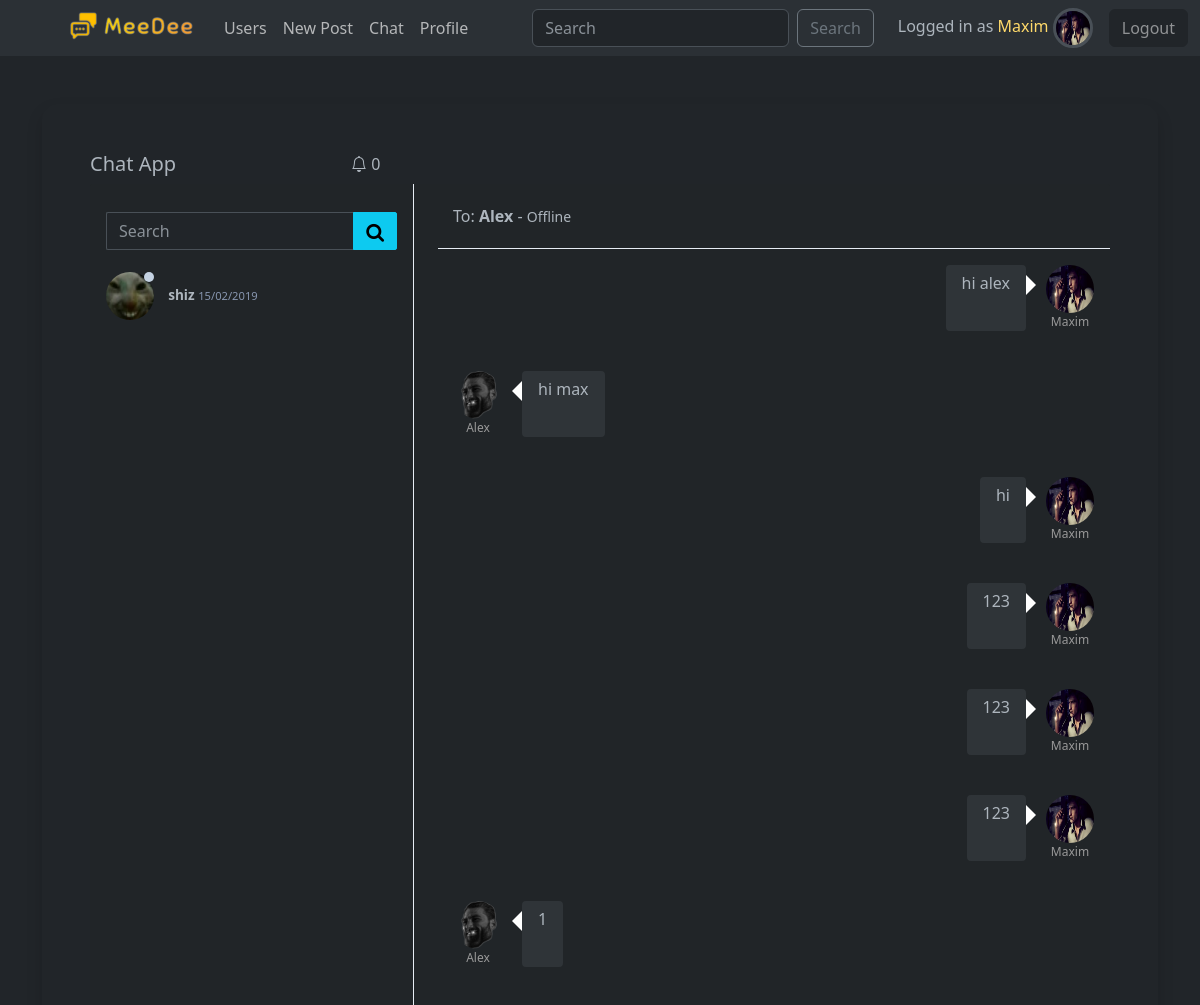
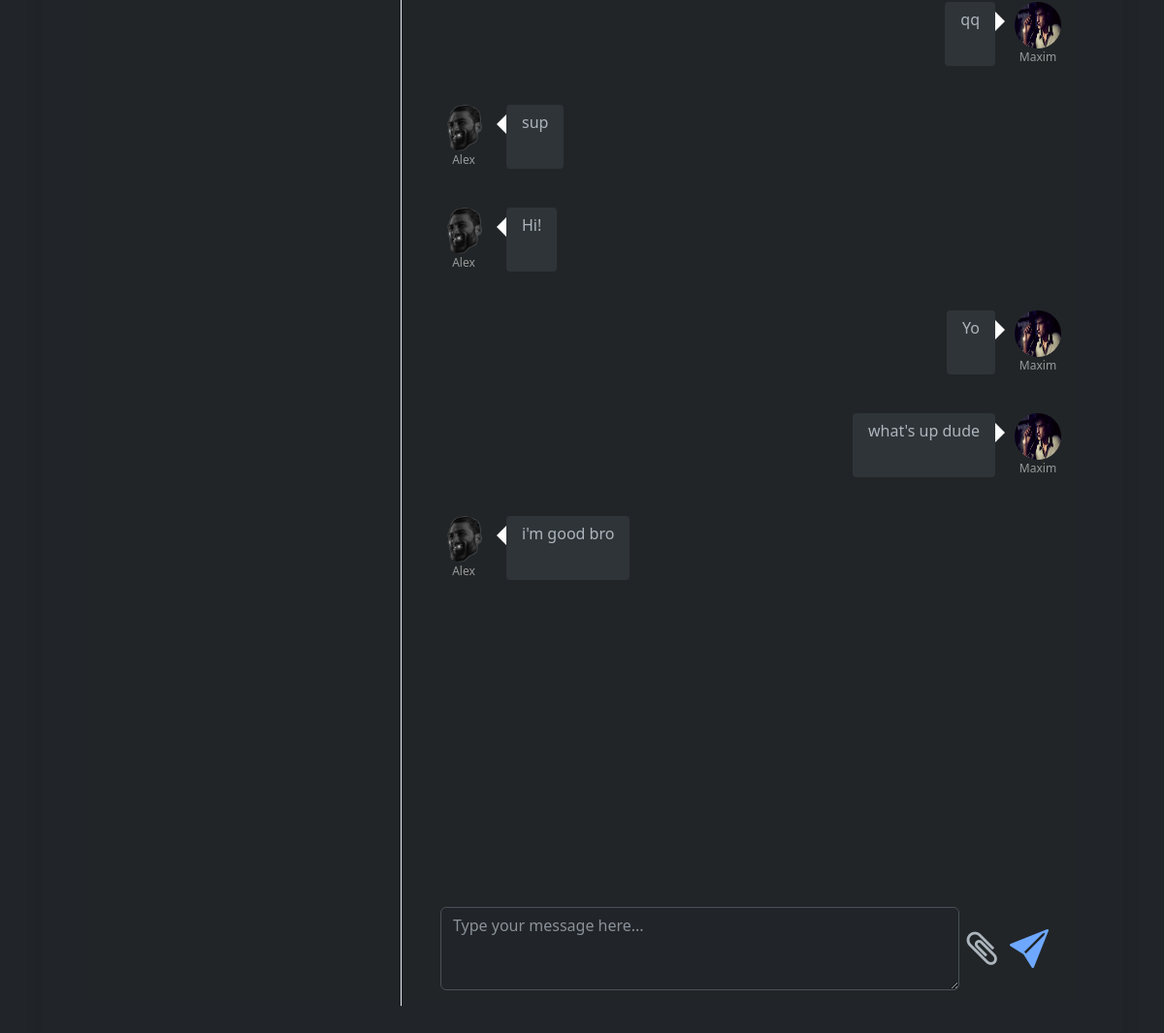
/chat/Alex/ (signed in), run on an earlier commit of the app's database (2 pictures, top to bottom).
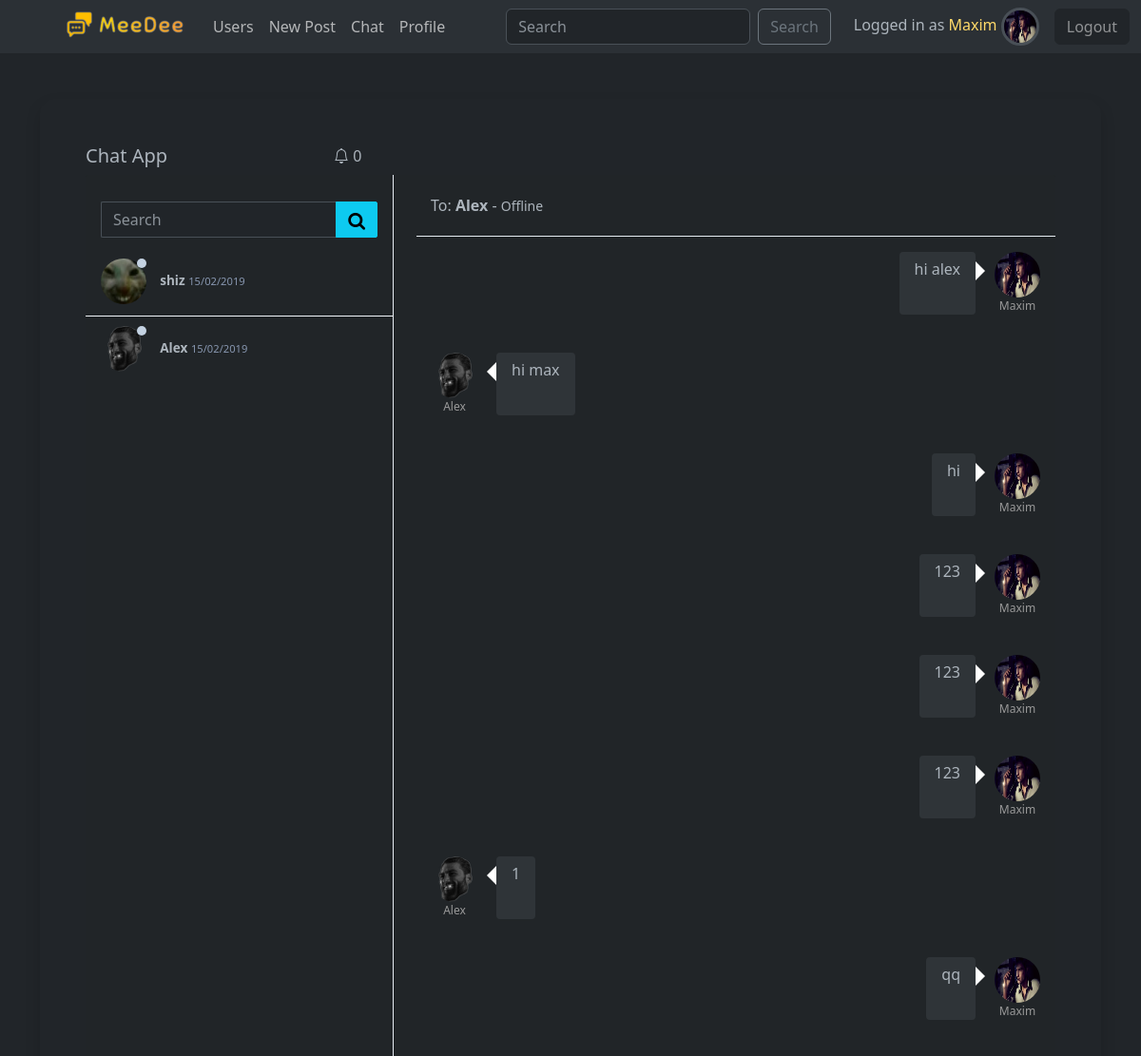
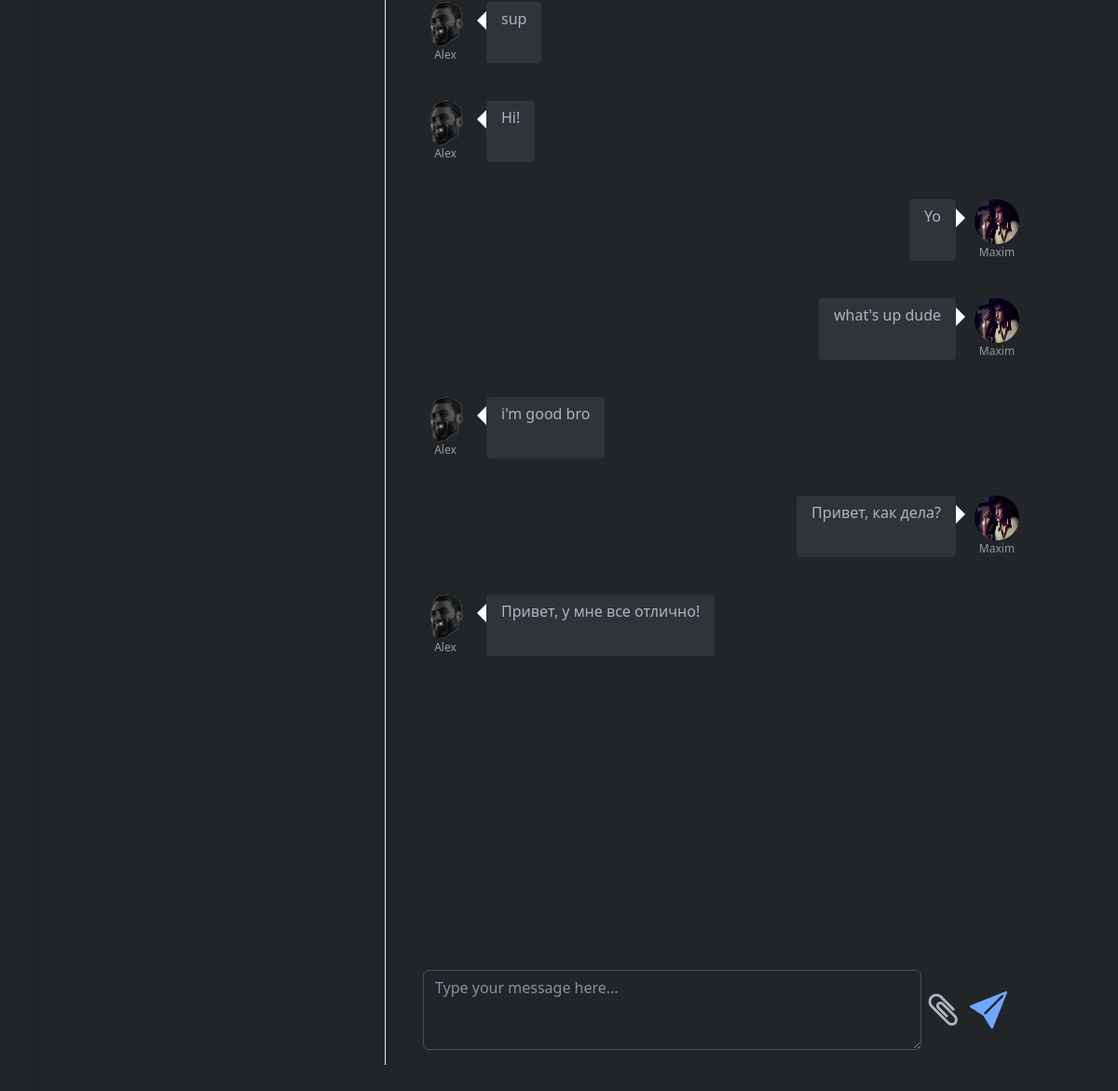
And on a later commit of the database (2 pictures, top to bottom).
### social/models.py (models this page shows, shortened)
class User(AbstractUser):
    friends = models.ManyToManyField("User", blank=True)
    username = models.CharField(max_length=12)
    email = models.EmailField(unique=True)
    bio = models.TextField(max_length=300, blank=True)
    avatar = models.ImageField(upload_to="images", default="no-avatar.png")
    date_of_birth = models.DateField(null=True, blank=True)
    online_status = models.BooleanField(default=False)
    USERNAME_FIELD = "email"
    REQUIRED_FIELDS = ["username"]

### chat/models.py (models this page shows, shortened)
class PrivateMessage(models.Model):
    sender = models.ForeignKey(User, on_delete=models.CASCADE, null=True, blank=True)
    message = models.TextField(null=True, blank=True)
    thread_name = models.CharField(null=True, blank=True, max_length=200)
    timestamp = models.DateTimeField(auto_now_add=True)
    class Meta:
        ordering = ('-timestamp',)

### chat/views.py (the view)
# urls.py: path("<str:username>/", views.room, name="room"),
@login_required
def room(request, username):
    user_obj = User.objects.get(username=username)
    users = request.user.friends.all()
    unread = ChatNotification.objects.filter(Q(user=request.user)&Q(is_seen=False)).count()
    if request.user.id > user_obj.id:
        thread_name = f'chat_{request.user.id}-{user_obj.id}'
    else:
        thread_name = f'chat_{user_obj.id}-{request.user.id}'
    messages = PrivateMessage.objects.filter(thread_name=thread_name)[:25:-1]
    return render(request, "chat/room.html", {"users": users, "user": user_obj, "messages": messages, "unread": unread})

### chat/templates/chat/room.html (shortened to what this page needs)
{% extends "base.html" %}
{% load static %}
{% block links %}
    <link href="https://maxcdn.bootstrapcdn.com/font-awesome/4.3.0/css/font-awesome.min.css" rel="stylesheet">
    <link rel="stylesheet" href="{% static 'chat/css/chat_style.css' %}">
{% endblock %}
{% block body %}
<div class="container mt-5">
    <div class="modal-content  rounded-4 shadow p-5" style='min-height: 100vh;'>
    <div class="page-title">
        <div class="row gutters">
            <div class="col-xl-3 col-lg-3 col-md-3 col-sm-12 col-12">
                <h5 class="title">Chat App</h5>
            </div>
            <div class="col-xl-1 col-lg-1 col-md-1 col-sm-12 col-12">
                <i class="bi bi-bell"></i>
                <span id="count_badge">{{ unread }}</span>
            </div>
            <div class="col-xl-8 col-lg-8 col-md-8 col-sm-12 col-12">
            </div>
        </div>
    </div>
    <div class="content-wrapper">
        <div class="row gutters">
            <div class="col-xl-12 col-lg-12 col-md-12 col-sm-12 col-12">
                <div class="card m-0">
                    <div class="row no-gutters">
                        <div class="col-xl-4 col-lg-4 col-md-4 col-sm-3 col-3">
                            <div class="users-container">
                                <div class="chat-search-box">
                                    <div class="input-group">
                                        <input class="form-control" placeholder="Search">
                                        <div class="input-group-btn">
                                            <button type="button" class="btn btn-info">
                                                <i class="fa fa-search"></i>
                                            </button>
                                        </div>
                                    </div>
                                </div>
                                <ul class="users">
                                    {% for user in users %}
                                    <li class="person" data-chat="person1">
                                        <a href="{% url 'chat:room' username=user.username %}" class="stretched-link text-decoration-none text-body">
                                            <div class="user">
                                                <img src="{{ user.avatar.url }}" alt="">
                                                <span id="{{ user.username }}_status" class="status {% if user.online_status %}online{% else %}offline{% endif %}"></span>
                                            </div>
                                            <p class="name-time">
                                                <span class="name">{{ user.username }}</span>
                                                <span class="time">15/02/2019</span>
                                            </p>
                                        </a>
                                    </li>
                                    {% endfor %}
                                </ul>
                            </div>
                        </div>
                        <div class="col-xl-8 col-lg-8 col-md-8 col-sm-9 col-9">
                            <div class="selected-user">
                                <span>To: <span class="name">{{ user.username }}</span> -
                                {% if user.online_status %}
                                    <span id="{{ user.username }}_small" class="small">Online</span>
                                {% else %}
                                    <span id="{{ user.username }}_small" class="small">Offline</span>
                                {% endif %}
                                </span>
                            </div>
                            <div class="chat-container d-flex flex-column">
                                <ul class="chat-box chatContainerScroll" id="chat-log" style="overflow-y: auto;">
                                    {% for message in messages %}
                                        {% if message.sender == request.user %}
                                            <li class="chat-right">
                                                <div class="chat-text">
                                                    {{ message.message }}
                                                </div>
                                                <div class="chat-avatar">
                                                    <img src="{{ message.sender.avatar.url }}" alt="No image">
                                                    <div class="chat-name">{{ message.sender.username }}</div>
                                                </div>
                                            </li>
                                        {% else %}
                                            <li class="chat-left">
                                                <div class="chat-avatar">
                                                    <img src="{{ message.sender.avatar.url }}" alt="No image">
                                                    <div class="chat-name">{{ message.sender.username }}</div>
                                                </div>
                                                <div class="chat-text">
                                                    {{ message.message }}
                                                </div>
                                            </li>
                                        {% endif %}
                                    {% endfor %}
                                </ul>
                                <div class="mt-auto form-group mb-0 d-flex">
                                    <textarea class="form-control" rows="3" placeholder="Type your message here..." id="chat-message-input"></textarea>
                                    <i class="fa fa-paperclip attachment fs-1 align-self-center ms-2" aria-hidden="true"></i>
                                    <button id="chat-message-submit" class="submit btn btn-link">
                                        <i class="bi bi-send-fill fs-1" aria-hidden="true"></i>
                                    </button>
                                </div>
                            </div>
                        </div>
                    </div>
                </div>
            </div>
        </div>
        </div>
    </div>
    </div>
{% endblock %}

### templates/base.html (shortened to what this page needs)
{% load static %}
<!DOCTYPE html>
<html lang="en">
<head>
    <link rel="stylesheet" href="https://cdn.jsdelivr.net/npm/bootstrap-icons@1.10.3/font/bootstrap-icons.css">
    <link href="https://cdn.jsdelivr.net/npm/bootstrap@5.3.0-alpha1/dist/css/bootstrap.min.css" rel="stylesheet">
    {% block links %}{% endblock %}
</head>
<body class="bg-body text-body " data-bs-theme="dark">
    {% include "includes/navbar.html" %}
    {% block body %}{% endblock %}
</body>
</html>

### templates/includes/navbar.html (shortened to what this page needs)
{% load static %}
<nav class="navbar navbar-expand-lg bg-body-tertiary">
    <div class="container-fluid">
      <div class="collapse navbar-collapse" id="navbarSupportedContent">
        <ul class="navbar-nav me-auto ms-5 mb-2 mb-lg-0">
          <li class="nav-item">
            <a class="navbar-brand" href="{% url 'home' %}">
              <img src="{% static 'images/meedee.png' %}" alt="MeeDee" width="140">
            </a>
          </li>
          <li class="nav-item">
            <a class="nav-link" href="{% url 'users-list' %}">Users</a>
          </li>
          <li class="nav-item">
            <a class="nav-link" href="{% url 'add-post' %}">New Post</a>
          </li>
          <li class="nav-item">
            <a class="nav-link" href="{% url 'chat:chats' %}">Chat</a>
          </li>
          {% if user.is_authenticated %}
          <li class="nav-item">
            <a class="nav-link" href="{% url 'profile' request.user.id %}">Profile</a>
          </li>
          {% endif %}
        </ul>
        <form class="d-flex" role="search" action="{% url 'search' %}">
          <input class="form-control me-2" type="search" name="search" placeholder="Search" aria-label="Search">
          <button class="btn btn-outline-secondary" type="submit">Search</button>
        </form>
        <div class="navbar-nav ms-4 align-items-center">
          {% if user.is_authenticated %}
            <div class="me-3">
              Logged in as <span class="text-warning-emphasis">{{ request.user.username }}</span>
              {% if request.user.avatar %}
                <img src="{{ request.user.avatar.url }}" alt="" class="border border-3 rounded-circle" style="max-width: 40px; min-height: 40px;">
              {% else %}
                <img src="{% static 'images/no-avatar.png' %}" alt="" class="border border-3 rounded-circle" style="max-width: 40px; min-height: 40px;">
              {% endif %}
            </div>
            <div class="">
              <form action="{% url 'logout' %}" method="POST">
                  <button class="btn btn-dark text-white-50" type="submit">Logout</button>
              </form>
            </div>
          {% else %}
          <a class="nav-item text-decoration-none text-info-emphasis" href="{% url 'login' %}">Login</a>
          <span class="mx-1">|</span>
          <a class="nav-item text-decoration-none text-info-emphasis" href="{% url 'signup' %}">Sign Up</a>
          {% endif %}
        </div>
      </div>
    </div>
  </nav>

### chat/static/chat/css/chat_style.css (style rules this page uses)
.chat-search-box { -webkit-border-radius: 3px 0 0 0; -moz-border-radius: 3px 0 0 0; border-radius: 3px 0 0 0; padding: .75rem 1rem; }
.chat-search-box .input-group .form-control { -webkit-border-radius: 2px 0 0 2px; -moz-border-radius: 2px 0 0 2px; border-radius: 2px 0 0 2px; border-right: 0; }
.chat-search-box .input-group .input-group-btn .btn { -webkit-border-radius: 0 2px 2px 0; -moz-border-radius: 0 2px 2px 0; border-radius: 0 2px 2px 0; margin: 0; }
.chat-search-box .input-group .input-group-btn .btn i { font-size: 1.2rem; line-height: 100%; vertical-align: middle; }
.users-container { position: relative; padding: 1rem 0; border-right: 1px solid #e6ecf3; height: 100%; display: -ms-flexbox; display: flex; -ms-flex-direction: column; flex-direction: column; }
.users { padding: 0; }
.users .person { position: relative; width: 100%; padding: 10px 1rem; cursor: pointer; border-bottom: 1px solid #f0f4f8; }
.users .person:last-child { border-bottom: 0; }
.users .person .user { display: inline-block; position: relative; margin-right: 10px; }
.users .person .user img { width: 48px; height: 48px; -webkit-border-radius: 50px; -moz-border-radius: 50px; border-radius: 50px; }
.users .person .user .status { width: 10px; height: 10px; -webkit-border-radius: 100px; -moz-border-radius: 100px; border-radius: 100px; background: #e6ecf3; position: absolute; top: 0; right: 0; }
.users .person .user .status.offline { background: #c4d2e2; }
.users .person p.name-time { font-weight: 600; font-size: .85rem; display: inline-block; }
.users .person p.name-time .time { font-weight: 400; font-size: .7rem; text-align: right; color: #8796af; }
.selected-user { width: 100%; padding: 0 15px; min-height: 64px; line-height: 64px; border-bottom: 1px solid #e6ecf3; -webkit-border-radius: 0 3px 0 0; -moz-border-radius: 0 3px 0 0; border-radius: 0 3px 0 0; }
.selected-user span { line-height: 100%; }
.selected-user span.name { font-weight: 700; }
.chat-container { position: relative; padding: 1rem; height: 100vh; }
.chat-container li.chat-left, .chat-container li.chat-right { display: flex; flex: 1; flex-direction: row; margin-bottom: 40px; }
.chat-container li img { width: 48px; height: 48px; -webkit-border-radius: 30px; -moz-border-radius: 30px; border-radius: 30px; }
.chat-container li .chat-avatar { margin-right: 20px; }
.chat-container li.chat-right { justify-content: flex-end; }
.chat-container li.chat-right > .chat-avatar { margin-left: 20px; margin-right: 0; }
.chat-container li .chat-name { font-size: .75rem; color: #999999; text-align: center; }
.chat-container li .chat-text { padding: .4rem 1rem; -webkit-border-radius: 4px; -moz-border-radius: 4px; border-radius: 4px; background: #2f3438; font-weight: 300; line-height: 150%; position: relative; }
.chat-container li .chat-text:before { content: ''; position: absolute; width: 0; height: 0; top: 10px; left: -20px; border: 10px solid; border-color: transparent #ffffff transparent transparent; }
.chat-container li.chat-right > .chat-text { text-align: right; }
.chat-container li.chat-right > .chat-text:before { right: -20px; border-color: transparent transparent transparent #ffffff; left: inherit; }
ul { list-style-type: none; margin: 0; padding: 0; }
.card { border: 0; background: #212528; -webkit-border-radius: 2px; -moz-border-radius: 2px; border-radius: 2px; margin-bottom: 2rem; box-shadow: none; }

What changed in the data, as far as the page shows it:
now on one of the page's lists (row edited): User: username "Alex"
added PrivateMessage: message "Привет, как дела?", sender.avatar (placeholder picture), sender.username "Maxim"
added PrivateMessage: sender.avatar (picture), sender.username "Alex", message "Привет, у мне все отлично!"
